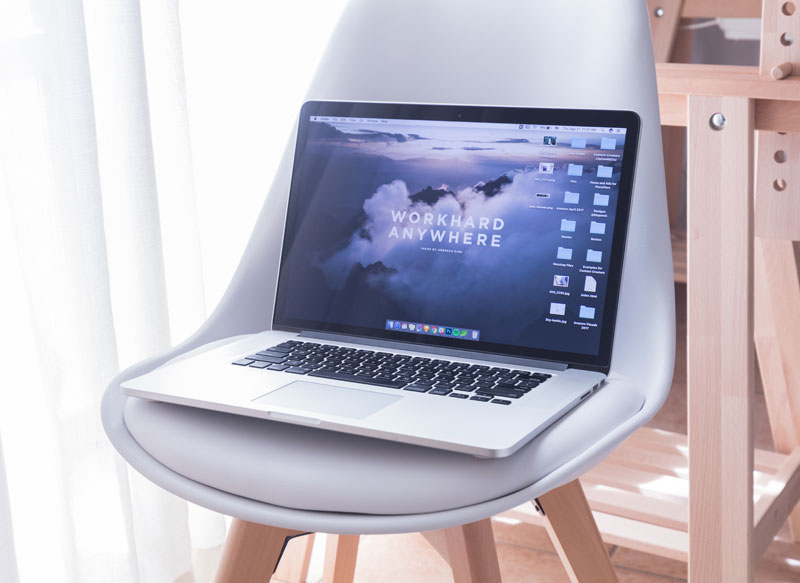
#> input picture resources/images/about.jpg, 800 x 583 px
$ python gray-filter.py ../resources/images/about.jpg
#> lines starting #> are read from the running program, lines starting #| are printed output that depends on the picture
# -*- coding: utf-8 -*-
import sys
import tempfile
import numpy as np
import cv2
from matplotlib import pyplot as plt
from PIL import Image, ImageFilter

image = cv2.imread(sys.argv[1:][0]) # reads the image
#> image is the input picture: shape (583, 800, 3); mean B, G, R 196.7, 185.3, 190.1
image = cv2.cvtColor(image, cv2.COLOR_BGR2GRAY) # aplica filtro
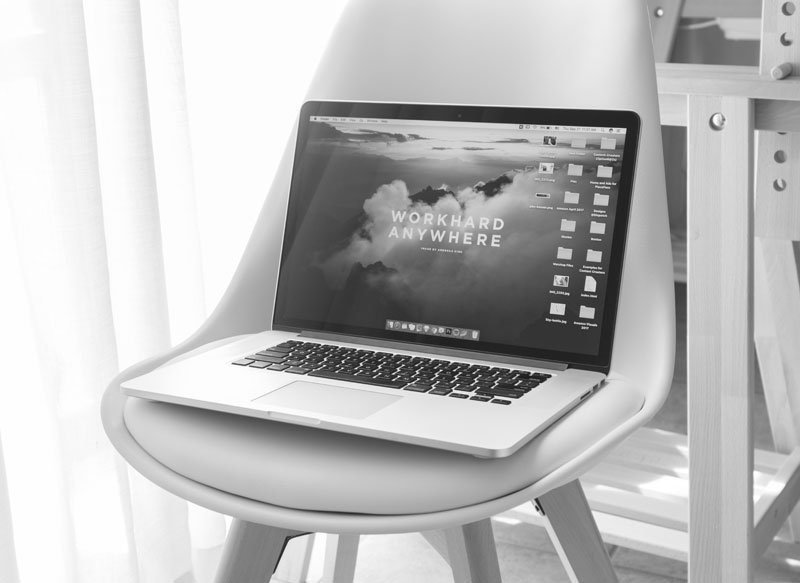
#> image: shape (583, 800); min 17, max 255, mean 188
#> (the run stopped early here; a loop or call above may not have finished)

$ run again, on resources/images/bg_2.jpg
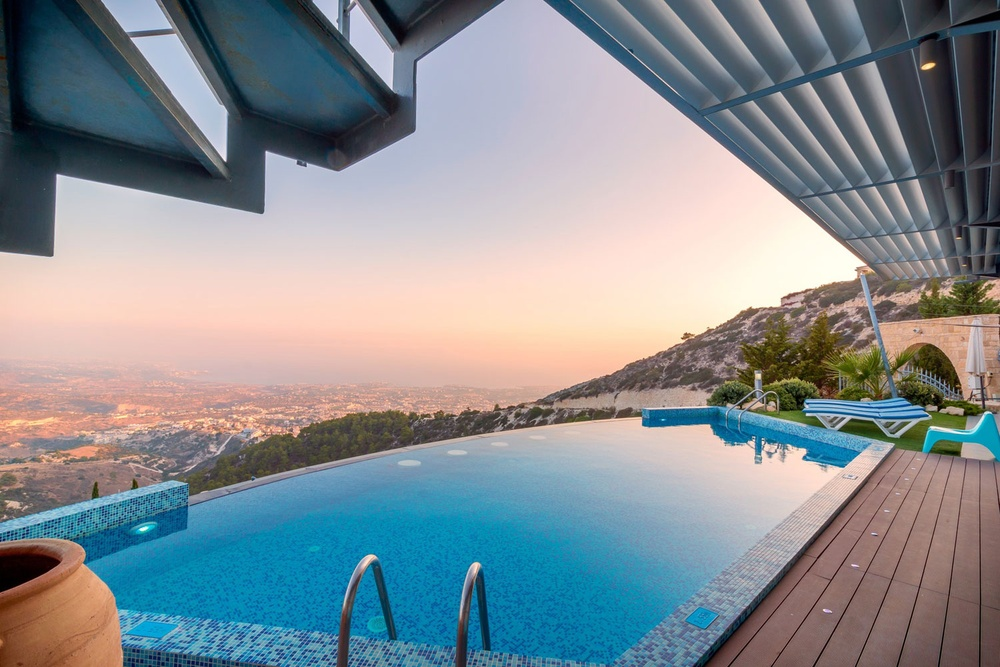
#> input picture resources/images/bg_2.jpg, 1000 x 667 px, shrunk from 1500 x 1000 before the run
#> image is the input picture: shape (667, 1000, 3); mean B, G, R 146.7, 141.4, 133.6
#> `image = cv2.cvtColor(image, cv2.COLOR_BGR2GRAY)`:
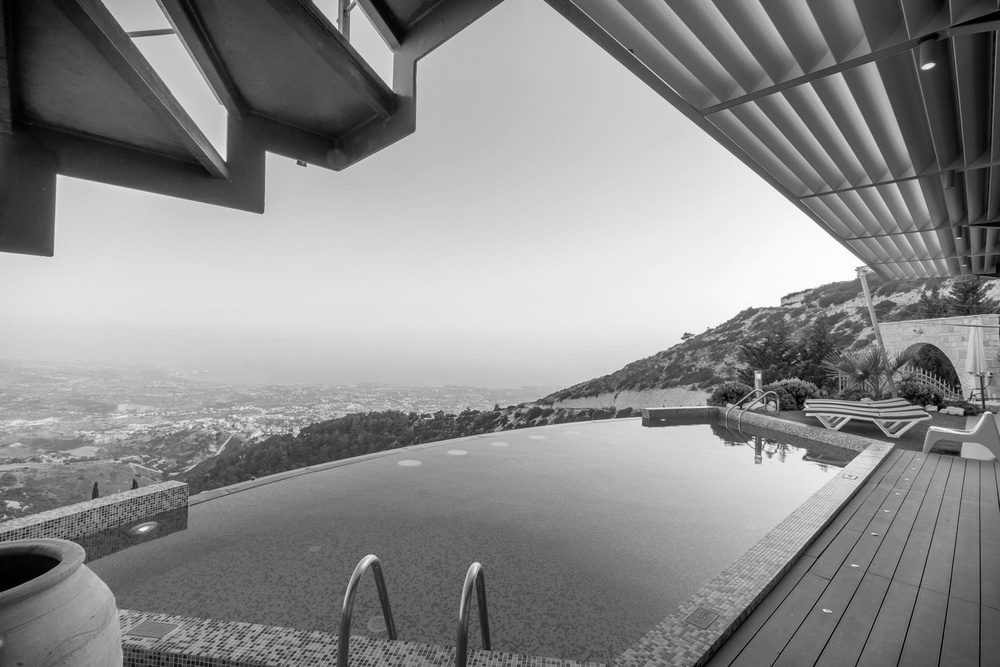
#> image: shape (667, 1000); min 0, max 254, mean 139.7

$ run again, on resources/images/image_1.jpg
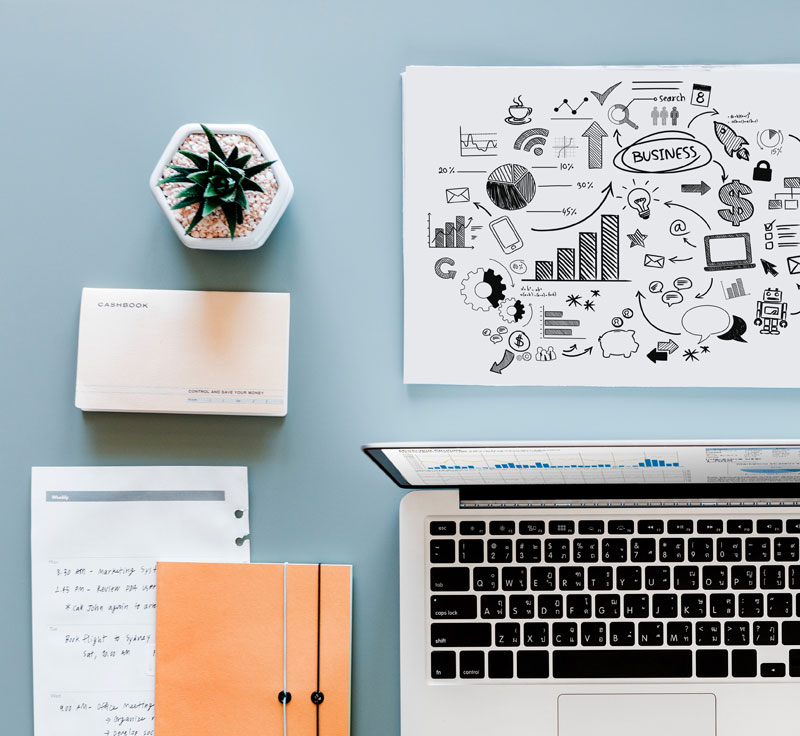
#> input picture resources/images/image_1.jpg, 800 x 736 px
#> image is the input picture: shape (736, 800, 3); mean B, G, R 179.6, 177.8, 172.9
#> `image = cv2.cvtColor(image, cv2.COLOR_BGR2GRAY)`:
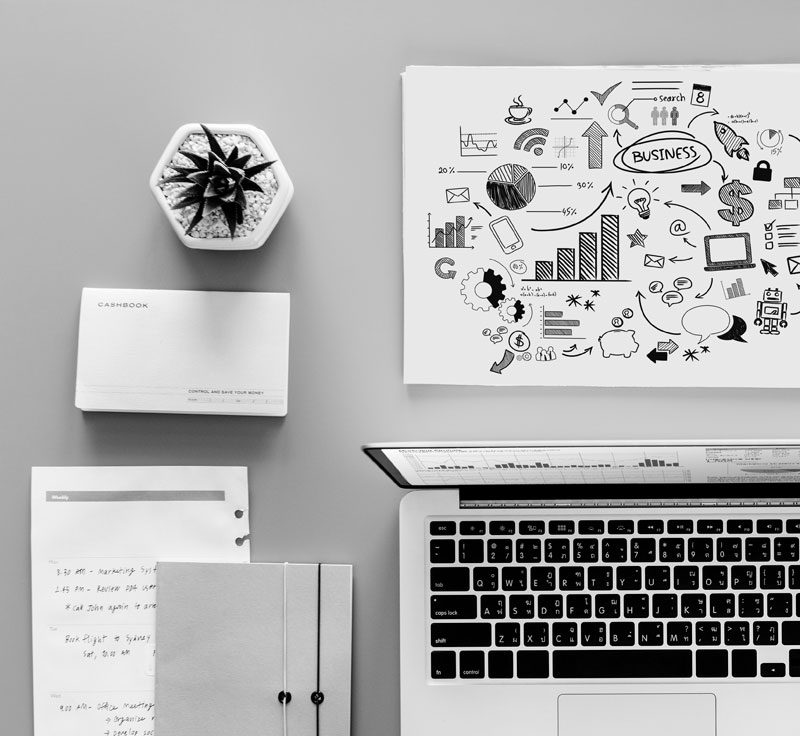
#> image: shape (736, 800); min 0, max 255, mean 176.5

$ run again, on resources/images/image_2.jpg
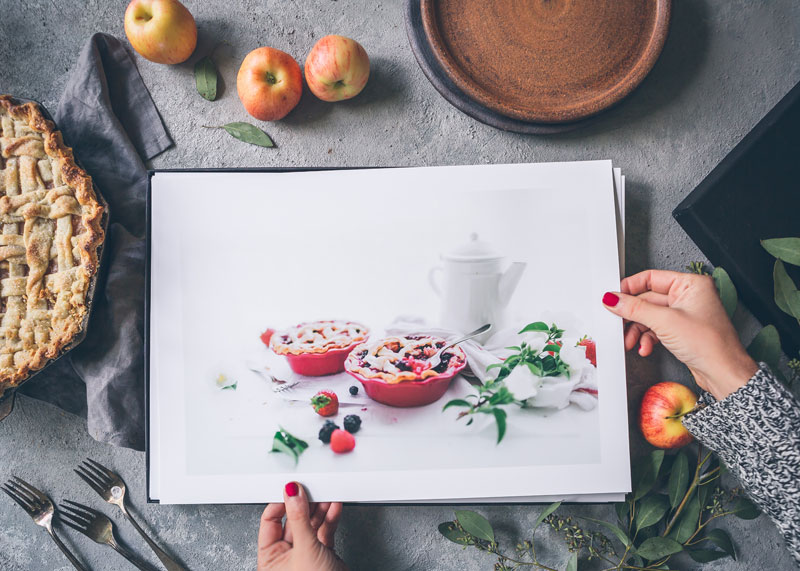
#> input picture resources/images/image_2.jpg, 800 x 571 px
#> image is the input picture: shape (571, 800, 3); mean B, G, R 145.1, 143.6, 149.8
#> `image = cv2.cvtColor(image, cv2.COLOR_BGR2GRAY)`:
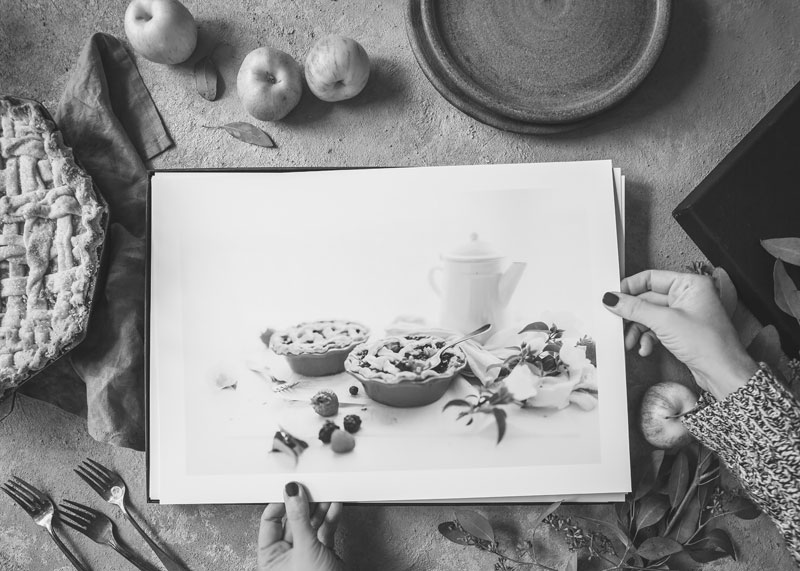
#> image: shape (571, 800); min 17, max 255, mean 145.6
